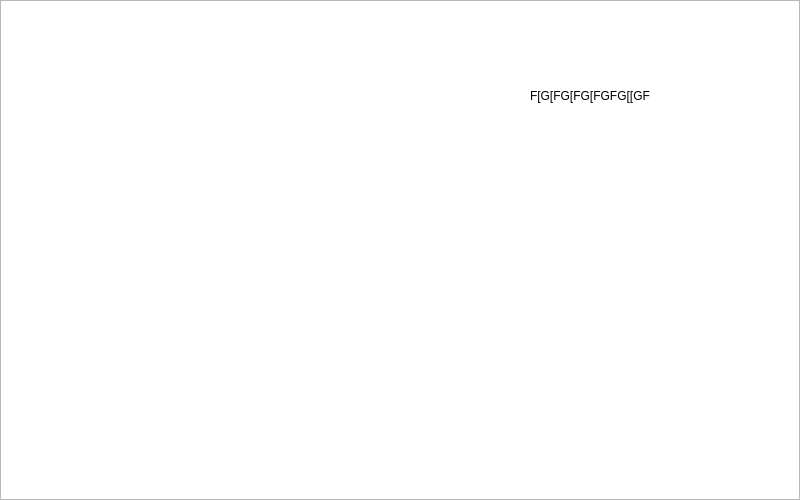
<?xml version="1.0" encoding="UTF-8"?>
<ui version="4.0">
 <class>FlatMainWindow</class>
 <widget class="QMainWindow" name="FlatMainWindow">
  <property name="geometry">
   <rect>
    <x>0</x>
    <y>0</y>
    <width>800</width>
    <height>500</height>
   </rect>
  </property>
  <property name="windowTitle">
   <string>FlatMainWindow</string>
  </property>
  <widget class="QWidget" name="centralWidget">
   <widget class="QGraphicsView" name="graphicsView">
    <property name="geometry">
     <rect>
      <x>0</x>
      <y>0</y>
      <width>800</width>
      <height>500</height>
     </rect>
    </property>
    <property name="sizePolicy">
     <sizepolicy hsizetype="Fixed" vsizetype="Expanding">
      <horstretch>0</horstretch>
      <verstretch>0</verstretch>
     </sizepolicy>
    </property>
    <property name="verticalScrollBarPolicy">
     <enum>Qt::ScrollBarAlwaysOff</enum>
    </property>
    <property name="horizontalScrollBarPolicy">
     <enum>Qt::ScrollBarAlwaysOff</enum>
    </property>
    <property name="renderHints">
     <set>QPainter::Antialiasing</set>
    </property>
   </widget>
   <widget class="QLabel" name="label">
    <property name="geometry">
     <rect>
      <x>530</x>
      <y>0</y>
      <width>391</width>
      <height>191</height>
     </rect>
    </property>
    <property name="text">
     <string>F[G[FG[FG[FGFG[[GF</string>
    </property>
   </widget>
  </widget>
 </widget>
 <layoutdefault spacing="6" margin="11"/>
 <resources/>
 <connections/>
</ui>
